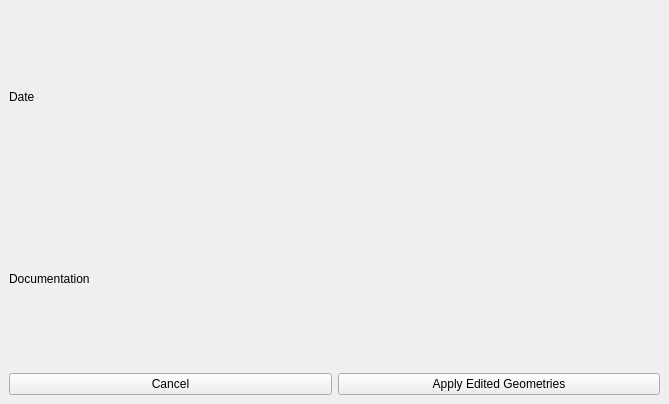
<?xml version="1.0" encoding="UTF-8"?>
<ui version="4.0">
 <class>TimeSplitDockWidget</class>
 <widget class="QDockWidget" name="TimeSplitDockWidget">
  <property name="geometry">
   <rect>
    <x>0</x>
    <y>0</y>
    <width>669</width>
    <height>404</height>
   </rect>
  </property>
  <property name="windowTitle">
   <string>Timesplit Dock Widget</string>
  </property>
  <widget class="QWidget" name="dockWidgetContents">
   <layout class="QGridLayout" name="gridLayout">
    <item row="0" column="0">
     <layout class="QHBoxLayout" name="horizontalLayout">
      <item>
       <widget class="QLabel" name="label_3">
        <property name="text">
         <string>Date</string>
        </property>
       </widget>
      </item>
      <item>
       <widget class="QLabel" name="labelDateContent">
        <property name="text">
         <string/>
        </property>
       </widget>
      </item>
     </layout>
    </item>
    <item row="1" column="0">
     <layout class="QHBoxLayout" name="horizontalLayout_2">
      <item>
       <widget class="QLabel" name="label_5">
        <property name="text">
         <string>Documentation</string>
        </property>
       </widget>
      </item>
      <item>
       <widget class="QLabel" name="labelDocContent">
        <property name="text">
         <string/>
        </property>
       </widget>
      </item>
     </layout>
    </item>
    <item row="2" column="0">
     <layout class="QHBoxLayout" name="horizontalLayout_3">
      <item>
       <widget class="QPushButton" name="cancelButton">
        <property name="text">
         <string>Cancel</string>
        </property>
       </widget>
      </item>
      <item>
       <widget class="QPushButton" name="proceedButton">
        <property name="text">
         <string>Apply Edited Geometries</string>
        </property>
       </widget>
      </item>
     </layout>
    </item>
   </layout>
  </widget>
 </widget>
 <resources/>
 <connections/>
</ui>
